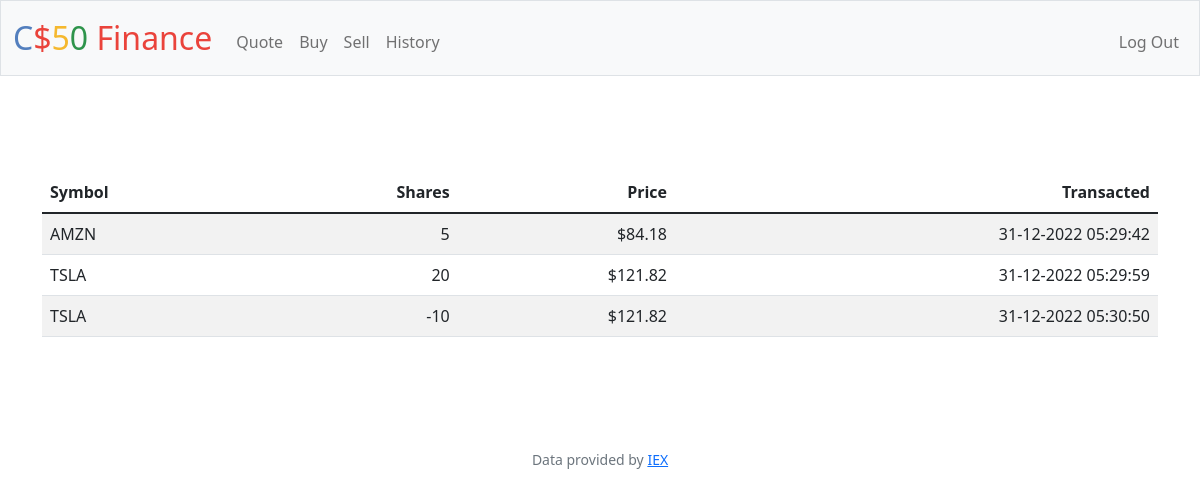
Before: /history (signed in) with the older database file.
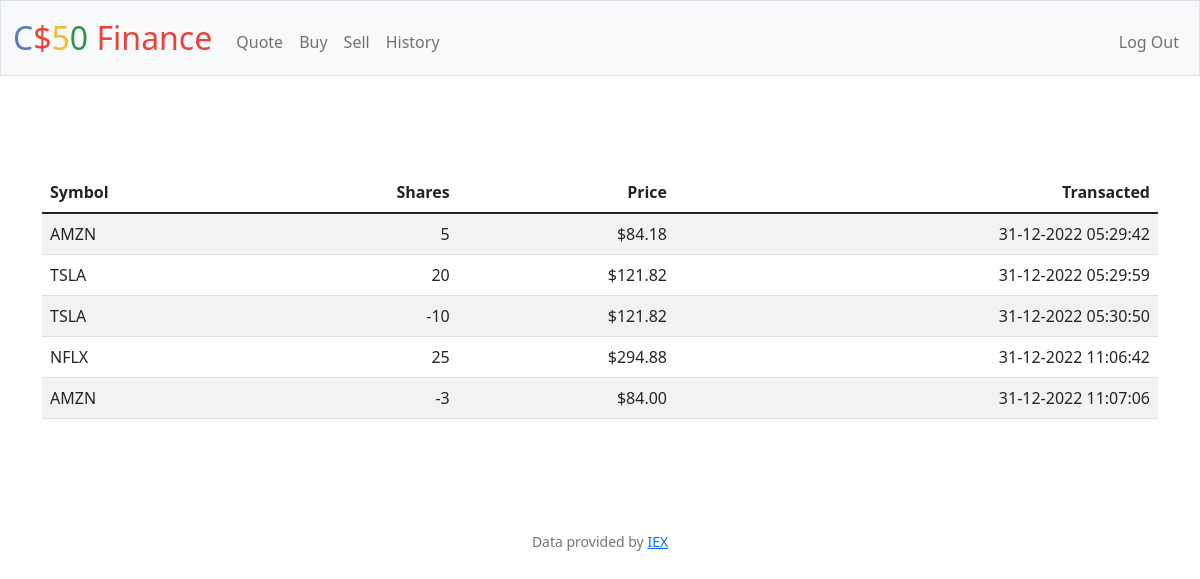
After: the same page with the newer database file.
### tables this page shows
CREATE TABLE transactions (
    id INTEGER PRIMARY KEY AUTOINCREMENT NOT NULL,
    user_id INTEGER NOT NULL,
    symbol TEXT NOT NULL,
    name TEXT NOT NULL,
    amount INTEGER NOT NULL,
    price NUMERIC NOT NULL,
    current_price NUMERIC NOT NULL,
    total NUMERIC NOT NULL,
    time TEXT NOT NULL,
    FOREIGN KEY(user_id) REFERENCES users(id)
);

### app.py (the view)
@app.route("/history")
@login_required
def history():
    rows = db.execute("SELECT * FROM transactions WHERE user_id = ?", session["user_id"])
    return render_template("history.html", rows=rows)

### app.py (called while the page is built)
@app.after_request
def after_request(response):
    response.headers["Cache-Control"] = "no-cache, no-store, must-revalidate"
    response.headers["Expires"] = 0
    response.headers["Pragma"] = "no-cache"
    return response

### helpers.py (called while the page is built)
def login_required(f):
    @wraps(f)
    def decorated_function(*args, **kwargs):
        if session.get("user_id") is None:
            return redirect("/login")
        return f(*args, **kwargs)
    return decorated_function

def usd(value):
    return f"${value:,.2f}"

### templates/history.html (shortened to what this page needs)
{% extends "layout.html" %}
{% block main %}
    <main class="container py-5 text-center">
        <table class="table table-striped">
            <thead>
                <tr>
                    <th class="text-start">Symbol</th>
                    <th class="text-end">Shares</th>
                    <th class="text-end">Price</th>
                    <th class="text-end">Transacted</th>
                </tr>
            </thead>
            <tbody>
                {% for row in rows %}
                    <tr>
                        <td class="text-start">{{ row.symbol }}</td>
                        <td class="text-end">{{ row.amount }}</td>
                        <td class="text-end">{{ row.price | usd }}</td>
                        <td class="text-end">{{ row.time }}</td>
                    </tr>
                {% endfor %}
            </tbody>
        </table>
    </main>
{% endblock %}

### templates/layout.html (shortened to what this page needs)
<!DOCTYPE html>
<html lang="en">
    <head>
        <link href="https://cdn.jsdelivr.net/npm/bootstrap@5.1.3/dist/css/bootstrap.min.css" rel="stylesheet">
        <link href="/static/styles.css" rel="stylesheet">
    </head>
    <body>
        <nav class="bg-light border navbar navbar-expand-md navbar-light">
            <div class="container-fluid">
                <a class="navbar-brand" href="/"><span class="blue">C</span><span class="red">$</span><span class="yellow">5</span><span class="green">0</span> <span class="red">Finance</span></a>
                <div class="collapse navbar-collapse" id="navbar">
                    {% if session["user_id"] %}
                        <ul class="navbar-nav me-auto mt-2">
                            <li class="nav-item"><a class="nav-link" href="/quote">Quote</a></li>
                            <li class="nav-item"><a class="nav-link" href="/buy">Buy</a></li>
                            <li class="nav-item"><a class="nav-link" href="/sell">Sell</a></li>
                            <li class="nav-item"><a class="nav-link" href="/history">History</a></li>
                        </ul>
                        <ul class="navbar-nav ms-auto mt-2">
                            <li class="nav-item"><a class="nav-link" href="/logout">Log Out</a></li>
                        </ul>
                    {% else %}
                        <ul class="navbar-nav ms-auto mt-2">
                            <li class="nav-item"><a class="nav-link" href="/register">Register</a></li>
                            <li class="nav-item"><a class="nav-link" href="/login">Log In</a></li>
                        </ul>
                    {% endif %}
                </div>
            </div>
        </nav>
        <main class="container-fluid py-5 text-center">
            {% block main %}{% endblock %}
        </main>
        <footer class="mb-5 small text-center text-muted">
            Data provided by <a href="https://iexcloud.io/">IEX</a>
        </footer>
    </body>
</html>

### static/styles.css (style rules this page uses)
nav .navbar-brand { font-size: xx-large; }
nav .navbar-brand .blue { color: #537fbe; }
nav .navbar-brand .red { color: #ea433b; }
nav .navbar-brand .yellow { color: #f5b82e; }
nav .navbar-brand .green { color: #2e944b; }

Changed rows visible on the page:
added transactions: symbol "NFLX", amount "25", price "$294.88", time "31-12-2022 11:06:42"
added transactions: symbol "AMZN", amount "-3", price "$84.00", time "31-12-2022 11:07:06"
